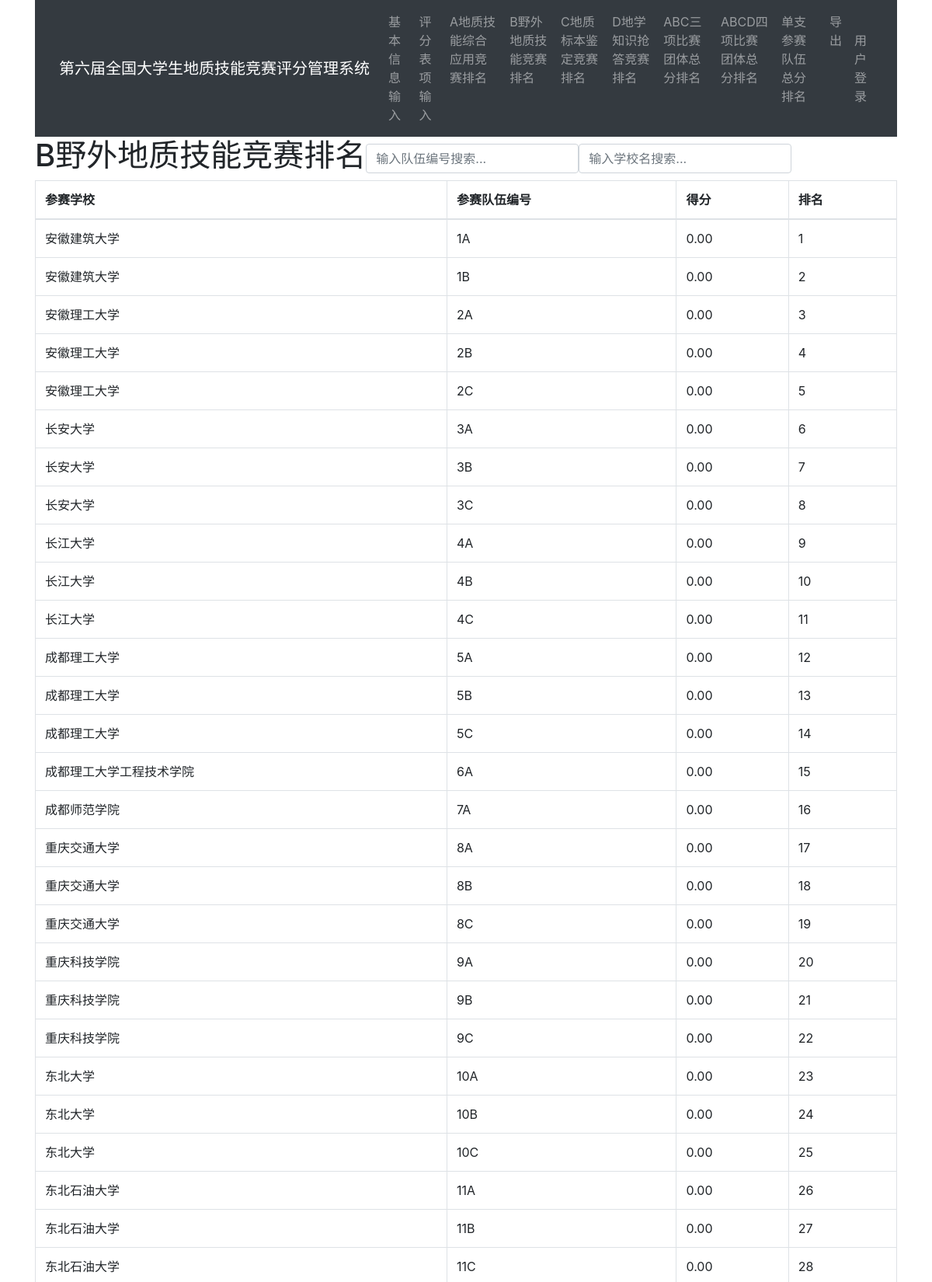
Screenshot of /second (upper part) with the database file from the repository.
### flask_app.py (models this page shows)
class Team(db.Model):
    id=db.Column(db.String(10),primary_key=True)#编号
    name1=db.Column(db.String(100))#三个队员
    name2=db.Column(db.String(100))
    name3=db.Column(db.String(100))
    teacher=db.Column(db.String(100))#指导教师
    school=db.Column(db.String(100))#所在学校
    schoolid=db.Column(db.Integer,db.ForeignKey('school.id'))
    address=db.Column(db.String(100))#联系方式？
    score1=db.Column(db.Float)#四项得分
    score2=db.Column(db.Float)
    score3=db.Column(db.Float)
    score4=db.Column(db.Float)
    score=db.Column(db.Float)#总分？

### views.py (the view)
@app.route('/second')
def seconditem():
    stu=Team.query.order_by(Team.score2.desc()).all()
    return render_template('rank2.html',student=stu)

### templates/rank2.html (shortened to what this page needs)
{% extends 'base.html' %}
{% block content %}
<form class="form-inline">
    <label><h1>B野外地质技能竞赛排名</h1></label>
    <input type="text" id="myInput1" onkeyup="myFunction(1)" placeholder="输入队伍编号搜索..."  class="form-control">
    <input type="text" id="myInput0" onkeyup="myFunction(0)" placeholder="输入学校名搜索..."  class="form-control">
<table class="table table-bordered" id="table">
    <thead>
        <th>参赛学校</th>
        <th>参赛队伍编号</th>
        <th>得分</th>
        <th>排名</th>
    </thead>
    <tbody>
        {% for stu in student %}
        <tr>
            <td>{{ stu.school }}</td>
            <td>{{ stu.id }}</td>
            <td>{{ '%0.2f'| format(stu.score2|float) }}</td>
            <td>{{ loop.index }}</td>
        </tr>
        {% endfor %}
    </tbody>
</table>
{% endblock %}

### static/style.css (style rules this page uses)
html { overflow-y: scroll; }
:root { overflow-y: auto; overflow-x: hidden; }
:root body { position: absolute; }
body { width: 100vw; overflow: hidden; }

### rows the page displays
Team: school "安徽建筑大学", id "1A", score2 "0.00"
Team: school "安徽建筑大学", id "1B", score2 "0.00"
Team: school "安徽理工大学", id "2A", score2 "0.00"
Team: school "安徽理工大学", id "2B", score2 "0.00"
Team: school "安徽理工大学", id "2C", score2 "0.00"
Team: school "长安大学", id "3A", score2 "0.00"
Team: school "长安大学", id "3B", score2 "0.00"
Team: school "长安大学", id "3C", score2 "0.00"
Team: school "长江大学", id "4A", score2 "0.00"
Team: school "长江大学", id "4B", score2 "0.00"
Team: school "长江大学", id "4C", score2 "0.00"
Team: school "成都理工大学", id "5A", score2 "0.00"
Team: school "成都理工大学", id "5B", score2 "0.00"
Team: school "成都理工大学", id "5C", score2 "0.00"
Team: school "成都理工大学工程技术学院", id "6A", score2 "0.00"
Team: school "成都师范学院", id "7A", score2 "0.00"
Team: school "重庆交通大学", id "8A", score2 "0.00"
Team: school "重庆交通大学", id "8B", score2 "0.00"
Team: school "重庆交通大学", id "8C", score2 "0.00"
Team: school "重庆科技学院", id "9A", score2 "0.00"
Team: school "重庆科技学院", id "9B", score2 "0.00"
Team: school "重庆科技学院", id "9C", score2 "0.00"
Team: school "东北大学", id "10A", score2 "0.00"
Team: school "东北大学", id "10B", score2 "0.00"
Team: school "东北大学", id "10C", score2 "0.00"
Team: school "东北石油大学", id "11A", score2 "0.00"
Team: school "东北石油大学", id "11B", score2 "0.00"
Team: school "东北石油大学", id "11C", score2 "0.00"
